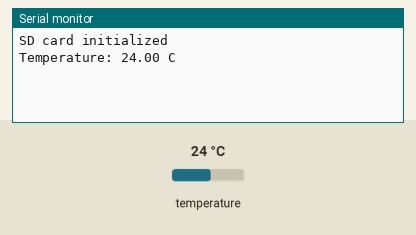
Simulated run of this sketch. Board: Arduino Uno, built with avr-gcc and run on an emulated ATmega328P. Shown: the last lines printed to the serial monitor. The inputs (shaded band) are chosen by the test bench; at power-on: temperature 24 °C. Storage starts empty.

Above: at 2.2 s.
2.3 s: temperature set to 12 °C
At 3.9 s:
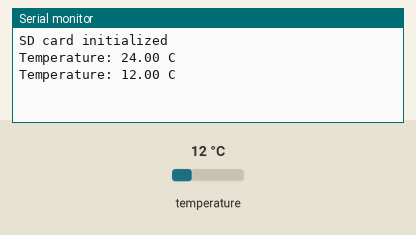
4.1 s: temperature set to 19 °C
At 5.4 s:
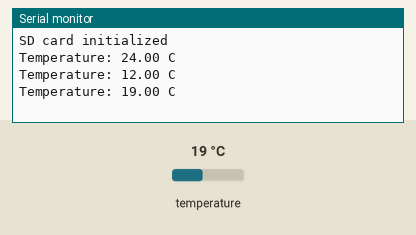
Timing chart, 0 to 7.1 s (numbered marks = the images above; inputs shaded):
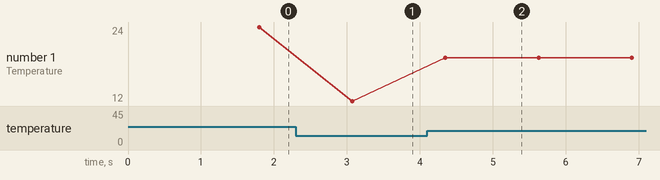

The sketch:

SD-9.3.ino
```cpp
#include <SD.h>
#include <SPI.h>
#include <OneWire.h>
#include <DallasTemperature.h>

class SDCardHandler {
private:
  const int csPin;

public:
  SDCardHandler(int cs) : csPin(cs) {}

  bool initialize() {
    if (!SD.begin(csPin)) {
      Serial.println("Card failed");
      return false;
    }
    Serial.println("SD card initialized");
    return true;
  }

  bool appendToFile(const char* filename, String data) {
    File file = SD.open(filename, FILE_WRITE);
    if (file) {
      file.println(data);
      file.close();
      return true;
    }
    return false;
  }
};

class TemperatureSensor {
private:
  OneWire oneWire;
  DallasTemperature sensors;

public:
  TemperatureSensor(int pin) : oneWire(pin), sensors(&oneWire) {}

  void begin() {
    sensors.begin();
    sensors.setResolution(12);
    sensors.setWaitForConversion(true);
  }

  float readTemperature() {
    sensors.requestTemperatures();
    float temp = sensors.getTempCByIndex(0);

    if (temp == -127.00 || temp == 85.00) {
      delay(100);
      sensors.requestTemperatures();
      temp = sensors.getTempCByIndex(0);
    }

    return temp;
  }

  bool isValidTemperature(float temp) {
    return (temp != -127.00 && temp != 85.00);
  }
};

SDCardHandler sdCard(10);
TemperatureSensor tempSensor(3);

void setup() {
  Serial.begin(9600);

  if (!sdCard.initialize()) {
    return;
  }

  tempSensor.begin();
  delay(1000);
}

void loop() {
  float temperature = tempSensor.readTemperature();

  if (tempSensor.isValidTemperature(temperature)) {
    String data = "Temperature: " + String(temperature, 2) + " C";
    Serial.println(data);
    sdCard.appendToFile("temp.txt", data);
  } else {
    Serial.println("Sensor error");
  }

  delay(500);
}
```

Measured:
- after the input at 2.3 s, the serial monitor: prints a new line after 0.78 s (image 1)
- after the input at 4.1 s, the serial monitor: prints a new line after 0.25 s (image 2)
- plotted number 1: 24 → 12 after the input at 2.3 s, 12 → 19 after the input at 4.1 s
